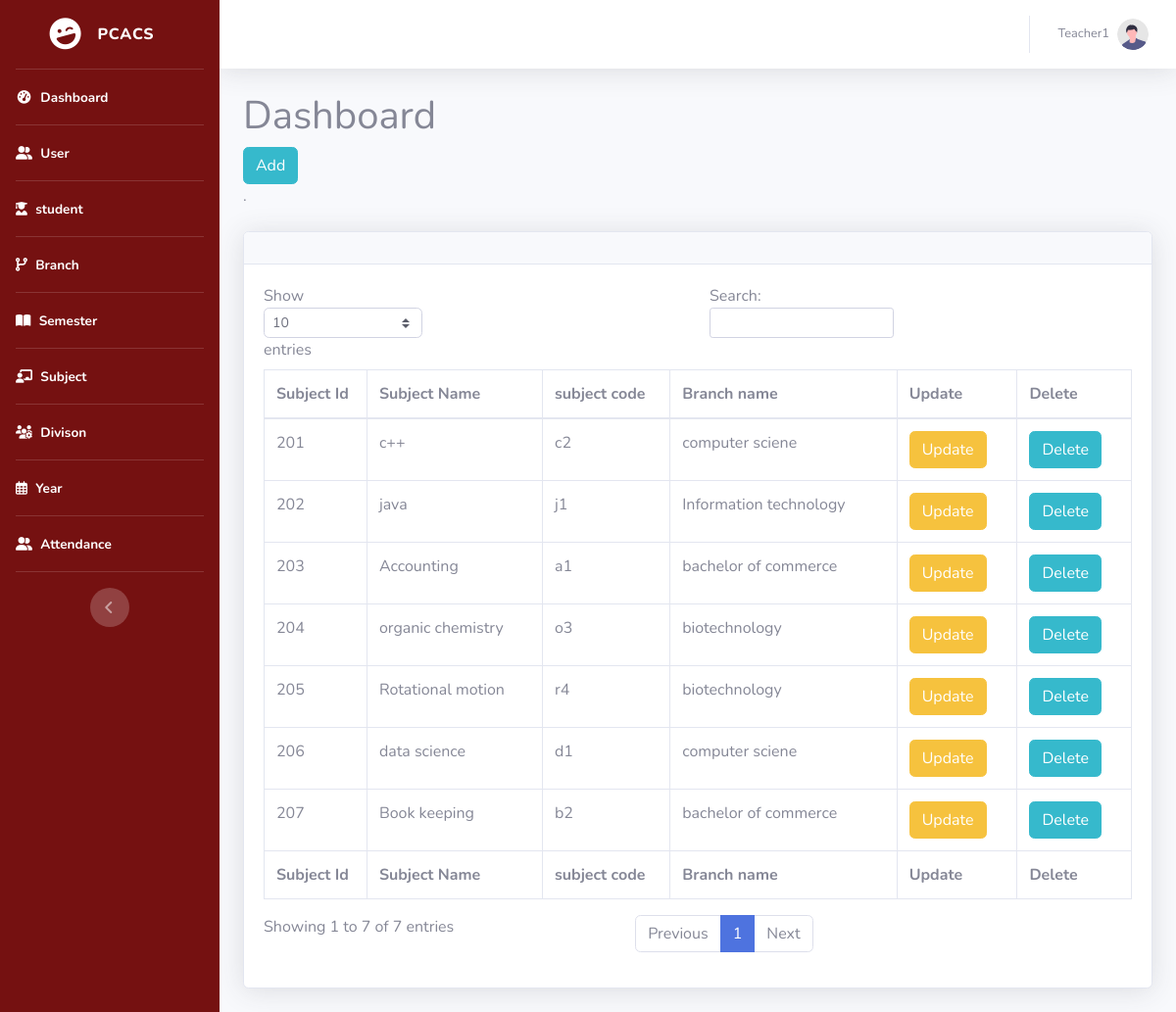
Screenshot of /Admin/subject.php (signed in) with the database file from the repository.
### tables this page shows
CREATE TABLE `subject` (
  `subject_id` int(11) DEFAULT NULL,
  `sub_name` varchar(50) NOT NULL,
  `sub_code` varchar(50) DEFAULT NULL,
  `branch_name` varchar(50) DEFAULT NULL
);

### Admin/subject.php (the view, shortened to what this page needs)
<?php
require("../config/config.php");
?>
<!DOCTYPE html>
<html lang="en">
<head>
    <link href="vendor/fontawesome-free/css/all.min.css" rel="stylesheet" type="text/css">
    <link href="css/sb-admin-2.min.css" rel="stylesheet">
</head>
<body id="page-top">
    <div id="wrapper">
        <?php include("sidebar.php");?>
        <div id="content-wrapper" class="d-flex flex-column">
            <div id="content">
                <?php include("navbar.php");?>
                <div class="container-fluid">
                    <h1>Dashboard</h1>
                    <a href="subject_add.php" class="btn btn-info">Add</a>
                    <p class="mb-4"> <a target="_blank" href="https://datatables.net"></a>.</p>
                    <?php
                   $query="select * from subject";
                   $result=mysqli_query($con,$query);
               ?>
                    <div class="card shadow mb-4">
                        <div class="card-header py-3">
                        </div>
                        <div class="card-body">
                            <div class="table-responsive">
                                <table class="table table-bordered" id="dataTable" width="100%" cellspacing="0">
                                    <thead>
                                        <tr>
                                            <th>Subject Id</th>
                                            <th>Subject Name</th>
                                            <th>subject code</th>
                                            <th>Branch name</th>
                                            <th>Update</th>
                                            <th>Delete</th>
                                        </tr>
                                    </thead>
                                    <tfoot>
                                        <tr>
                                            <th>Subject Id</th>
                                            <th>Subject Name</th>
                                            <th>subject code</th>
                                            <th>Branch name</th>
                                            <th>Update</th>
                                            <th>Delete</th>
                                        </tr>
                                    </tfoot>
                                    <tbody>
                                        <?php
                    while($row=$result->fetch_assoc()){
                    ?>
                                        <tr>
                                            <td><?php echo $row['subject_id']?></td>
                                            <td><?php echo $row['sub_name']?></td>
                                            <td><?php echo $row['sub_code']?></td>
                                            <td><?php echo $row['branch_name']?></td>
                                            <td><a href="subject_update.php?subid=<?php echo $row['subject_id']?>"
                                                    class="btn btn-warning">Update</a></td>
                                            <td><a href="subject_delete.php?subid=<?php echo $row['subject_id']?>"
                                                    class="btn btn-info">Delete</a></td>
                                        </tr>
                                        <?php
                    }
                    ?>
                                    </tbody>
                                </table>
                            </div>
                        </div>
                    </div>
                </div>
            </div>
        </div>
    </div>
</body>
</html>

### rows the page displays
subject: subject "203", sub_name "Accounting", sub_code "a1", branch_name "bachelor of commerce"
subject: subject "207", sub_name "Book keeping", sub_code "b2", branch_name "bachelor of commerce"
subject: subject "201", sub_name "c++", sub_code "c2", branch_name "computer sciene"
subject: subject "206", sub_name "data science", sub_code "d1", branch_name "computer sciene"
subject: subject "202", sub_name "java", sub_code "j1", branch_name "Information technology"
subject: subject "204", sub_name "organic chemistry", sub_code "o3", branch_name "biotechnology"
subject: subject "205", sub_name "Rotational motion", sub_code "r4", branch_name "biotechnology"

### other values shown
$_SESSION['uname'] "Teacher1"
